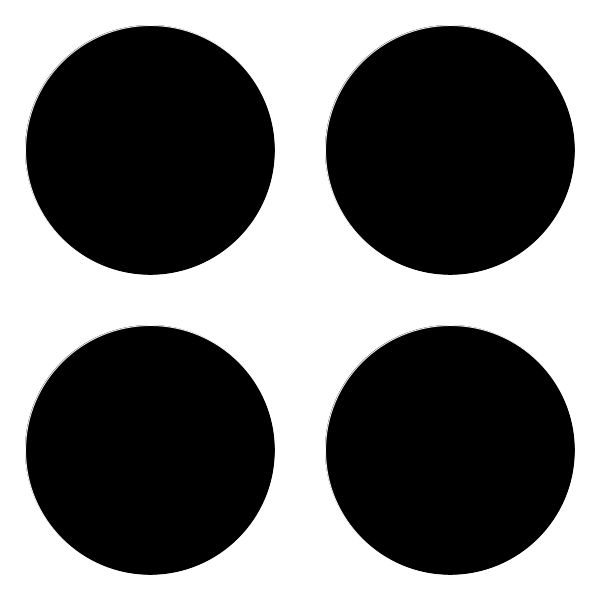
Frame 1 (no input)
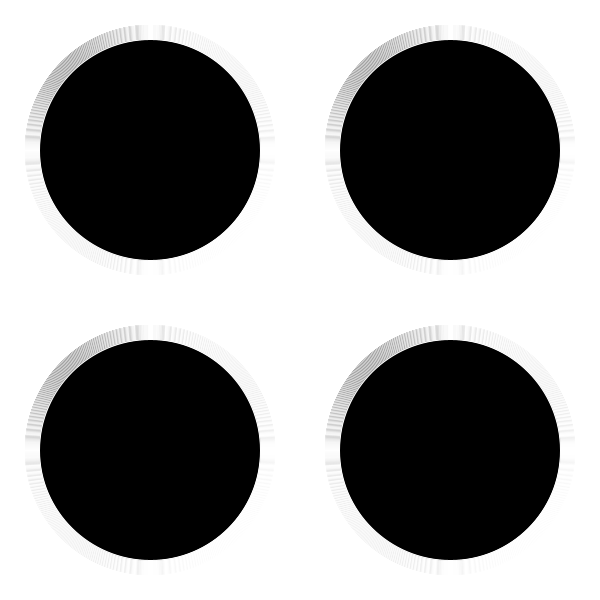
Frame 60 (the mouse pressed at the canvas centre just before this capture)
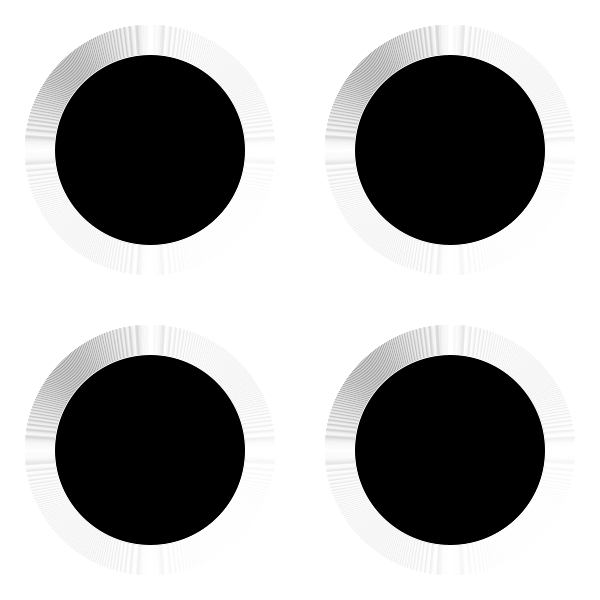
Frame 120 (the mouse held since frame 60 and released just before this capture)

The Processing sketch that drew these frames (run headless with seeded random() and noise(); from frame 60 on, the mouse is pressed at the canvas centre):

// Processing sketch: processing_38093
// ── processing_38093.pde

float circleX = 0;
float circleY = 0;
float circleW = 100;
float circleH = 100;
float circleStroke = 255;
float circleFill = 0;
float backgroundColor = 255;
float change = 0.5;

void setup() {
  size(600, 600);
  background(255);
  smooth();
}

void draw() {
  stroke(circleStroke);
  fill(circleFill);
  ellipse(circleX+150, circleY+150, circleW+150, circleH+150);
  ellipse(circleX+150, circleY+450, circleW+150, circleH+150);
  ellipse(circleX+450, circleY+150, circleW+150, circleH+150);
  ellipse(circleX+450, circleY+450, circleW+150, circleH+150);

  
  circleW = circleW - change; 
  circleH = circleH - change;
}
